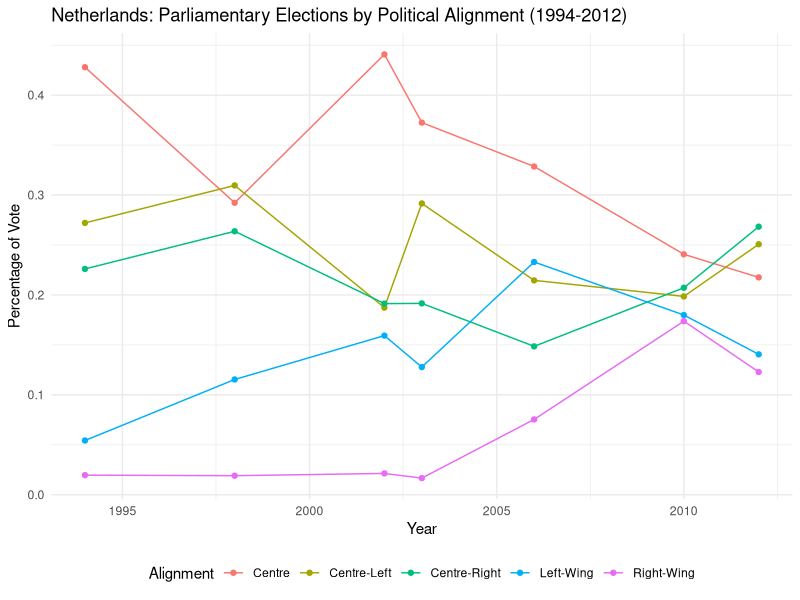
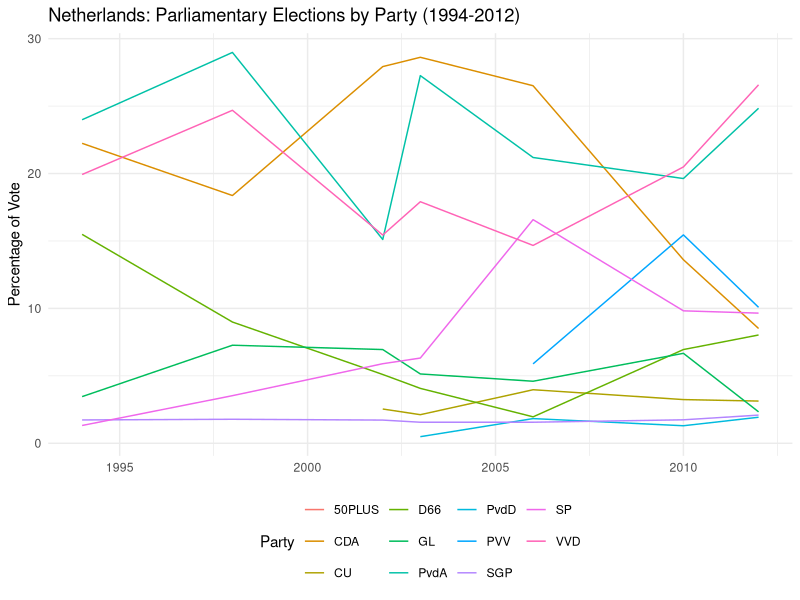
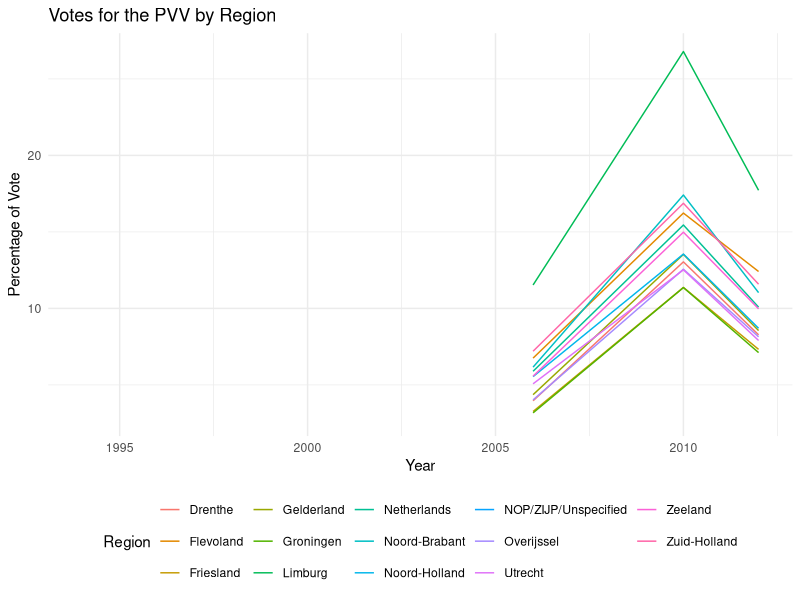

Write the R code that produced these figures, in order.
## ---- chunk 1
knitr::opts_chunk$set(echo = TRUE)
library(readr)
library(dplyr)
library(reshape2)
library(ggplot2) 
New_Neth2 <- read_csv("New_Neth2.csv")
## ---- chunk 2
Neth_Align <- New_Neth2%>%
  filter(Region == "Netherlands") %>%
  group_by(Year, Region, Alignment) %>% 
  summarise(Votes = sum(`Votes N`, na.rm = TRUE)) %>% 
  group_by(Year) %>% 
  mutate(Total_Votes = sum(Votes)) %>% 
  mutate(Percent_votes = Votes / Total_Votes)
  write.csv(Neth_Align, file="Neth_Align.csv")

  ggplot(Neth_Align, aes(x = Year, y = Percent_votes, color = Alignment)) +
  geom_line()+ geom_point()+
  labs(title = "Netherlands: Parliamentary Elections by Political Alignment (1994-2012)", sub = "Figure One",
       x = "Year", y = "Percentage of Vote") +
  theme_minimal()+ theme(legend.position = "bottom") 
## ---- chunk 3
New_Neth2%>%
  filter(Region == "Netherlands") %>%
  group_by(Year, Party, Region) %>%
  ggplot(aes(x = Year, y = `Votes %`, color = Party)) +
  geom_line()+
  labs(title = "Netherlands: Parliamentary Elections by Party (1994-2012)",
       x = NULL, y = "Percentage of Vote") +
  theme_minimal() +
  theme(legend.position = "bottom")
## ---- chunk 4
New_Neth2%>%
  filter(Party == "PVV") %>%
  group_by(Year, Party, Region) %>%
  ggplot(aes(x = Year, y = `Votes %`, color = Region)) +
  geom_line()+
  labs(title = "Votes for the PVV by Region",
       x = "Year", y = "Percentage of Vote", legend = "Region") +
  theme_minimal() +
  theme(legend.position = "bottom") 
  
